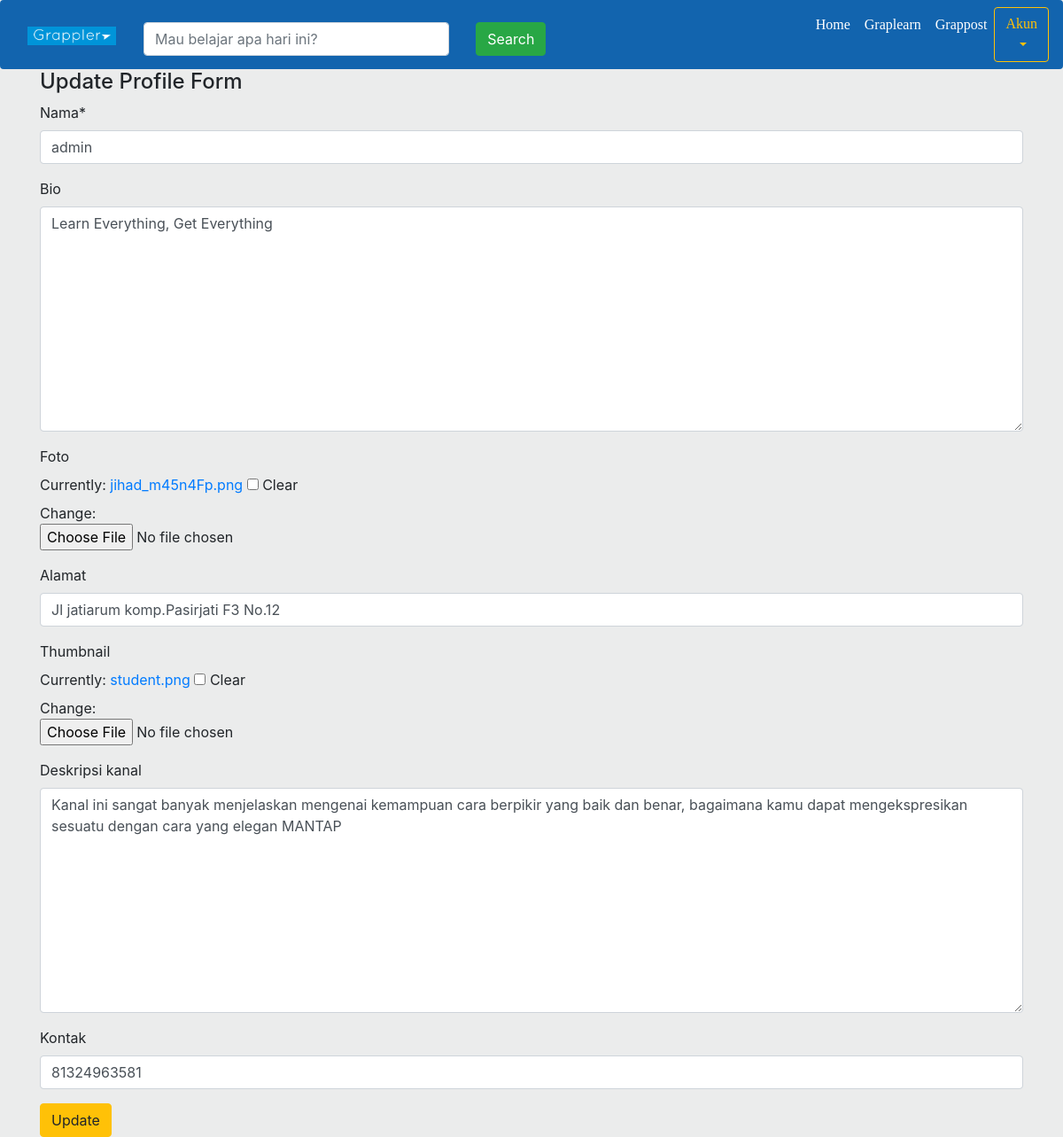
Screenshot of /akun/updateprofile/5/ (signed in) with the database file from the repository.
### akun/models.py (models this page shows, shortened)
class Profile(models.Model):
	user 			= models.OneToOneField(User, on_delete=models.CASCADE)
	nama 			= models.CharField(max_length=25)
	PILIHAN_STATUS  = (
			('Reguler', 'Reguler'),
			('Premium', 'Premium'),
		)
	status			= models.CharField(max_length=25, choices=PILIHAN_STATUS) # ini nanti hapus
	username		= models.CharField(max_length=25) #ini hapus aja
	waktu_lahir 	= models.DateField(auto_now_add=True)
	bio				= models.TextField(max_length=300, blank=True)
	foto 			= models.ImageField(default='mantap.jpg',blank=True)
	koin			= models.PositiveIntegerField() # ini nanti dibuat class sendiri aja
	alamat 			= models.CharField(max_length=50, blank=True)
	thumbnail 		= models.ImageField(blank=True,default='student.png')
	deskripsi_kanal = models.TextField(blank=True)
	kontak			= models.PositiveIntegerField(blank=True,default=0)
	PILIHAN_LEVEL = (
			('1','Novice'),
			('2','Beginner'),
			('3','Competent'),
			('4','Master'),
			('5','Expert'),
			('6','Legend'),
		)
	user_level		= models.CharField(max_length=1,choices=PILIHAN_LEVEL,default='1')

### akun/views.py (the view)
# urls.py: re_path(r'^updateprofile/(?P<profile_id>[0-9]+)/$',views.updateprofile,name='updateprofile'),
@login_required
def updateprofile(request,profile_id):
	userProfile = Profile.objects.get(id = profile_id)
	if request.user.profile != userProfile:
		return redirect('akun:profile')
	data = {
		'nama' : userProfile.nama,
		'waktu_lahir' : userProfile.waktu_lahir,
		'bio' : userProfile.bio,
		'foto' : userProfile.foto,
		'alamat' : userProfile.alamat,
		'thumbnail' : userProfile.thumbnail,
		'deskripsi_kanal' : userProfile.deskripsi_kanal,
		'kontak' : userProfile.kontak
	}
	formProfile = ProfileForm(initial=data,instance = userProfile)
	context = {
		'judul' : 'Update Profile Kamu!',
		'jumboTag' : 'Update Profile',
		'userProfile' : userProfile,
		'formProfile' : formProfile
	}
	if request.method == 'POST':
		formProfile = ProfileForm(request.POST, initial=data,instance=userProfile)
		if formProfile.is_valid():
			formProfile.save()
			return redirect('akun:profile')
	return render(request,'akun/updateprofile.html',context)

### akun/forms.py
class ProfileForm(forms.ModelForm):
	class Meta:
		model = Profile
		exclude=(
				'user',
				'status',
				'username',
				'koin',
				'user_level'
			)

### akun/templates/akun/updateprofile.html (shortened to what this page needs)
{% extends "base.html" %}
{% load crispy_forms_tags %}
{% block header %}
	<div class="container">
		<h4>Update Profile Form</h4>
	</div>
{% endblock header %}
{% block konten1 %}
	<div class="container">
		<form method='POST'>
			{{formProfile|crispy}}
			<button type="submit" class="btn btn-warning">Update</button>
		</form>
	</div>
{% endblock konten1 %}

### static/css/basestyle.css (style rules this page uses)
body { background-color: #EBECEC; }

### rows the page displays
Profile: nama "admin", bio "Learn Everything, Get Everything", alamat "Jl jatiarum komp.Pasirjati F3 No.12", deskripsi_kanal "Kanal ini sangat banyak menjelaskan mengenai kemampuan cara berpikir yang baik dan benar, bagaimana kamu dapat mengekspresikan sesuatu dengan cara yang elegan MANTAP", kontak "81324963581"
